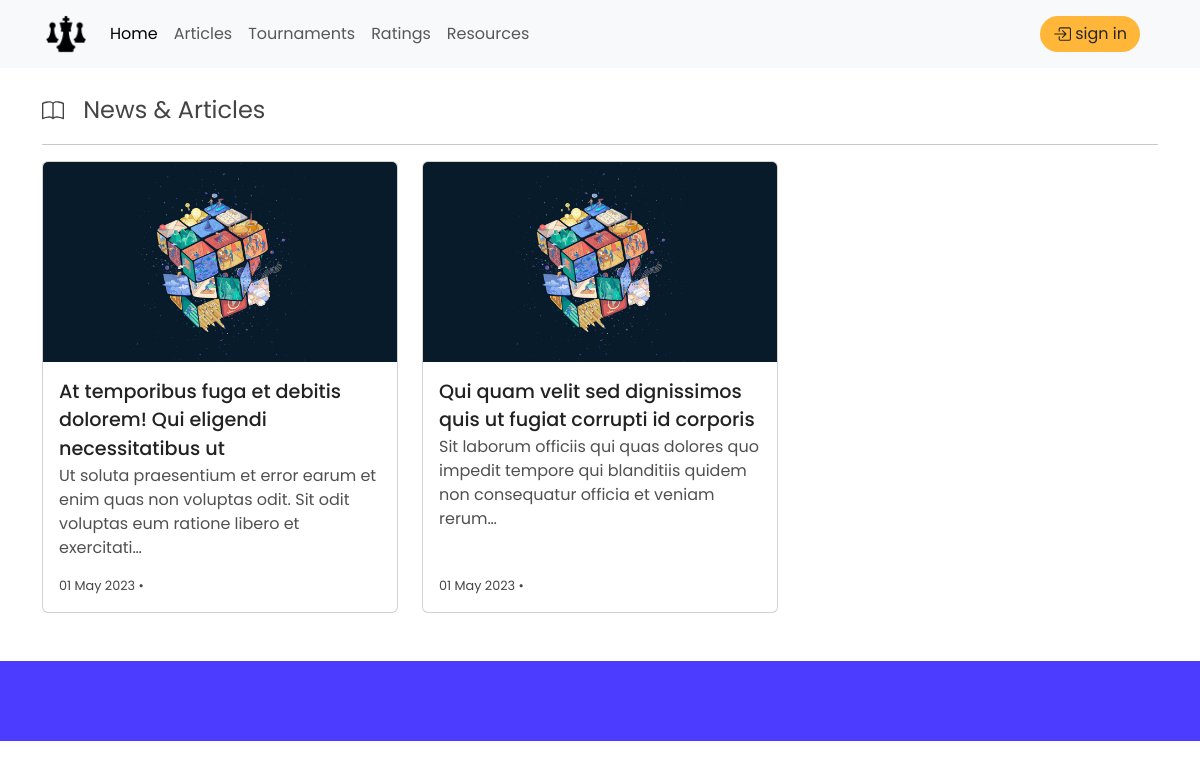
The page /articles/ on the database as committed earlier.
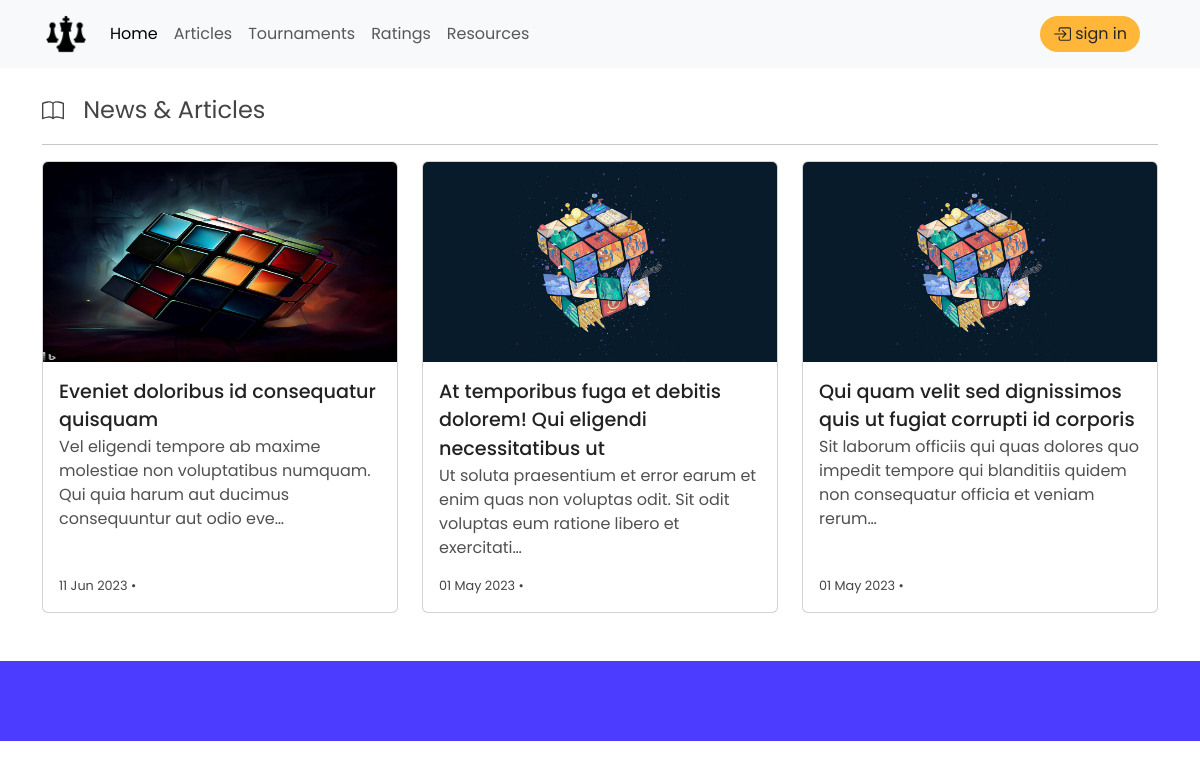
The same page on the database as committed later.
### blog/models.py (models this page shows, shortened)
class Articles(models.Model):
    owner = models.ForeignKey(User, on_delete=models.CASCADE)
    thumbnail = models.ImageField()
    title = models.CharField(max_length=200)
    subtitle = models.TextField(max_length=500, null=True, blank=True)
    body = QuillField()
    slug = models.SlugField(max_length=300,blank=True)
    date_posted = models.DateTimeField(auto_now_add=True)
    featured_article = models.BooleanField(
        null=True, blank=True, default=False)
    class Meta:
        verbose_name_plural = "articles"

### blog/views.py (the view)
# urls.py: path("articles/", views.articlesList , name = "articlesList"),
def articlesList(request):
    articles = Articles.objects.all().order_by("-date_posted")
    context = {
        "articles":articles,
    }
    return render(request,"blog/articlesList.html",context)

### blog/templatetags/read-time.py (called while the page is built)
def read(html):
    return readtime.of_html(html)

### blog/templates/blog/articlesList.html (shortened to what this page needs)
{% extends 'blog/base.html' %}
{% load static %}
{% load bootstrap5 %}
{% load read-time %}
{% block content %}
<div class="container">
    <br>
    <span id="section-title"
    >
    &nbsp; News & Articles
</span>
<hr>
    <div class="row">
        {% for article in articles %}
        <div class="col-lg-4 col-md-6">
            <div style="margin-bottom: 1rem" class="card">
                <img class="card-img-top" id="article-thumbnail" src="{{article.thumbnail.url}}" alt="" />
                <div style="height: 250px" class="card-body d-grid">
                    <div>
                        <a style="font-weight: 500; font-size: 1.2rem" class="card-title" id="article-title" href="{% url 'blog:read_article' article.slug %}">{{article.title}}</a>
                        <p style="position: relative; font-size: 1rem" id="article-subtitle">{{article.subtitle|truncatechars:120}}</p>
                    </div>
                    <div class="d-flex align-items-end">
                        <small class="d-flex align-items-end card-text">{{article.date_posted|date:"d M Y"}} &bull; {{article.body.html|readtime}}</small>
                    </div>
                </div>
            </div>
        </div>
        {% endfor %}
    </div>
</div>
{% endblock content%}

Rows that differ between the two databases and show on the page:
added Articles: thumbnail (picture), title "Eveniet doloribus id consequatur quisquam", subtitle "Vel eligendi tempore ab maxime molestiae non voluptatibus numquam. Qui quia harum aut ducimus consequuntur aut odio eve…", date_posted "11 Jun 2023"
